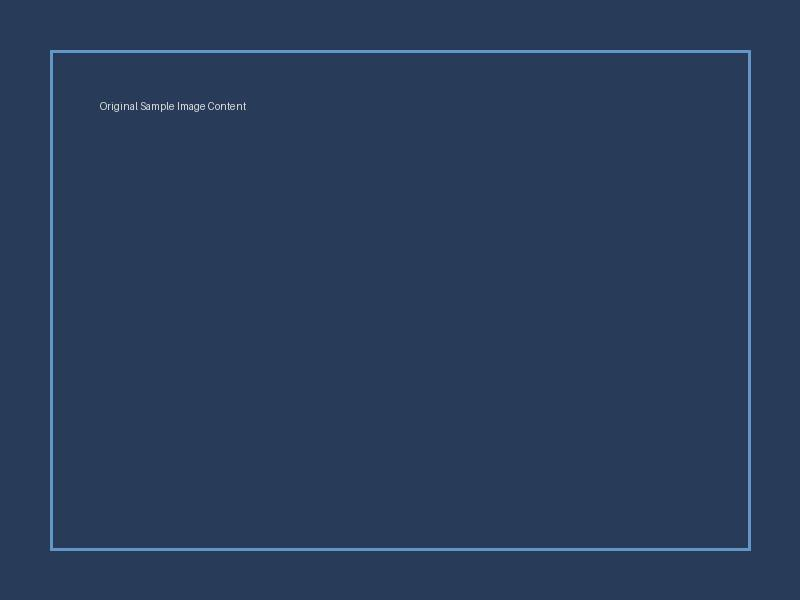
#> input picture test_data/sample.jpg, 800 x 600 px
$ python test_thumbnail.py
#> lines starting #> are read from the running program, lines starting #| are printed output that depends on the picture
### engine/thumbnail_processor.py
import os
import math
import subprocess
from typing import List, Tuple, Dict, Any, Optional
import numpy as np
from PIL import Image, ImageDraw, ImageFont, ImageColor, ImageOps, ImageFilter, ImageEnhance
from .models import WatermarkConfig
from .font_manager import get_font
from .video_processor import get_video_info

ASPECT_RATIOS = {
    "16:9": (1920, 1080),
    "9:16": (1080, 1920),
    "1:1": (1080, 1080),
    "4:5": (1080, 1350),
    "3:4": (1080, 1440),
    "4:3": (1440, 1080),
}

# [69 lines left out: functions hex_to_rgba, extract_frames_at_timestamps, get_grid_candidate_timestamps, not called in this run]


def extract_grid_candidates(
    video_path: str,
    output_dir: str,
    file_prefix: str,
    count: int = 9,
    start_sec: float = 0.0,
    end_sec: Optional[float] = None,
    duration: Optional[float] = None,
) -> List[Dict[str, Any]]:
    """Extract evenly-spaced candidates, reusing duration when the video was audited."""
    if duration is None:
        duration = get_video_info(video_path)["duration"]
    timestamps = get_grid_candidate_timestamps(duration, count, start_sec, end_sec)
    return extract_frames_at_timestamps(video_path, timestamps, output_dir, file_prefix)

def fit_image_to_aspect(
    image: Image.Image,
    target_aspect: str = "16:9",
    fit_mode: str = "fill", # "fill" (crop to center), "fit" (letterbox with blur), "stretch"
    resolution_scale: int = 1,
) -> Image.Image:
    """Scales and crops/letterboxes image to exact target aspect ratio with high quality."""
    if target_aspect not in ASPECT_RATIOS:
        return image

    resolution_scale = max(1, min(2, int(resolution_scale)))
    base_w, base_h = ASPECT_RATIOS[target_aspect]
    target_w, target_h = base_w * resolution_scale, base_h * resolution_scale
    target_ratio = target_w / target_h
    orig_w, orig_h = image.size
    orig_ratio = orig_w / orig_h

    if fit_mode == "stretch":
        return image.resize((target_w, target_h), Image.Resampling.LANCZOS)

    if fit_mode == "fill":
        # Zoom & center-crop to fill canvas without black bars
        if orig_ratio > target_ratio:
            # Original is wider than target: fit height, crop width
            new_h = target_h
            new_w = int(orig_w * (target_h / orig_h))
            resized = image.resize((new_w, new_h), Image.Resampling.LANCZOS)
            left = (new_w - target_w) // 2
            return resized.crop((left, 0, left + target_w, target_h))
        else:
            # Original is taller than target: fit width, crop height
            new_w = target_w
            new_h = int(orig_h * (target_w / orig_w))
            resized = image.resize((new_w, new_h), Image.Resampling.LANCZOS)
            top = (new_h - target_h) // 2
            return resized.crop((0, top, target_w, top + target_h))

    # fit_mode == "fit" (letterbox with blurred background of the same image)
    bg = image.resize((target_w, target_h), Image.Resampling.LANCZOS).filter(ImageFilter.GaussianBlur(radius=25))
    # Dim background slightly
    dimmer = Image.new("RGBA", (target_w, target_h), (0, 0, 0, 90))
    bg.paste(dimmer, (0, 0), dimmer)

    # Scale original image to fit within bounds
    scale = min(target_w / orig_w, target_h / orig_h)
    fw, fh = int(orig_w * scale), int(orig_h * scale)
    fg = image.resize((fw, fh), Image.Resampling.LANCZOS)

    dest_x = (target_w - fw) // 2
    dest_y = (target_h - fh) // 2
    bg.paste(fg, (dest_x, dest_y))
    return bg

def apply_image_enhancements(
    image: Image.Image,
    brightness: float = 1.0, # 0.5 to 1.5
    contrast: float = 1.0,   # 0.5 to 1.5
    saturation: float = 1.0, # 0.0 to 2.0 (color pop!)
    vignette_amount: float = 0.0 # 0.0 to 1.0
) -> Image.Image:
    """Applies visual color/contrast grading and optional edge vignette."""
    working = image.convert("RGB")

    if abs(brightness - 1.0) > 0.01:
        working = ImageEnhance.Brightness(working).enhance(brightness)
    if abs(contrast - 1.0) > 0.01:
        working = ImageEnhance.Contrast(working).enhance(contrast)
    if abs(saturation - 1.0) > 0.01:
        working = ImageEnhance.Color(working).enhance(saturation)

    if vignette_amount > 0.01:
        amt = vignette_amount / 100.0 if vignette_amount > 1.0 else vignette_amount
        amt = max(0.0, min(1.0, amt))
        w, h = working.size
        y = np.linspace(-1.0, 1.0, h, dtype=np.float32)[:, None]
        x = np.linspace(-1.0, 1.0, w, dtype=np.float32)[None, :]
        dist = np.sqrt(x * x + y * y) / math.sqrt(2.0)
        falloff = np.clip((dist - 0.35) / 0.65, 0.0, 1.0) ** 1.8
        gain = 1.0 - (amt * 0.85) * falloff
        arr = np.asarray(working, dtype=np.float32) * gain[:, :, None]
        working = Image.fromarray(np.clip(arr, 0, 255).astype(np.uint8), "RGB")

    return working

# [221 lines left out: functions render_storyboard_sheet, render_thumbnail_patch_text, render_thumbnail, not called in this run]

### test_thumbnail.py
import os
from PIL import Image
from engine.thumbnail_processor import (
    ASPECT_RATIOS,
    fit_image_to_aspect,
    apply_image_enhancements,
    render_storyboard_sheet,
    extract_grid_candidates,
    render_thumbnail
)

def test_thumbnail_engine():
    print("Testing Thumbnail Processor Engine...")
    os.makedirs("test_output/thumbs", exist_ok=True)

    # 1. Test aspect ratios
    test_img = Image.open("test_data/sample.jpg")
#> test_img is the input picture: PIL image 800x600 RGB; mean R, G, B 41, 60.5, 90.8
    for ar_name, (expected_w, expected_h) in ASPECT_RATIOS.items():
        fitted = fit_image_to_aspect(test_img, target_aspect=ar_name, fit_mode="fill")
        assert fitted.size == (expected_w, expected_h), f"Aspect ratio {ar_name} size mismatch: {fitted.size} != {(expected_w, expected_h)}"
        print(f"✓ Aspect ratio {ar_name}: {fitted.size[0]}x{fitted.size[1]} verified")
#> this loop made 6 passes
#> pass 1, in test_thumbnail_engine, `fitted = fit_image_to_aspect(test_img, target_aspect=ar_name, fit_mode..`:
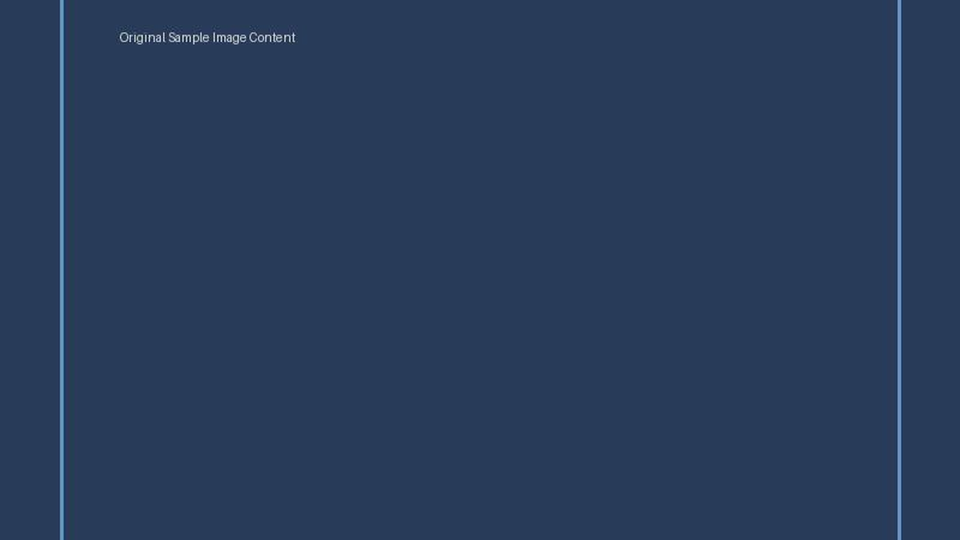
#> fitted: PIL image 1920x1080 RGB (shown at 1/2 size); mean R, G, B 40.6, 59.8, 89.9
#> pass 2, in test_thumbnail_engine, `fitted = fit_image_to_aspect(test_img, target_aspect=ar_name, fit_mode..`:
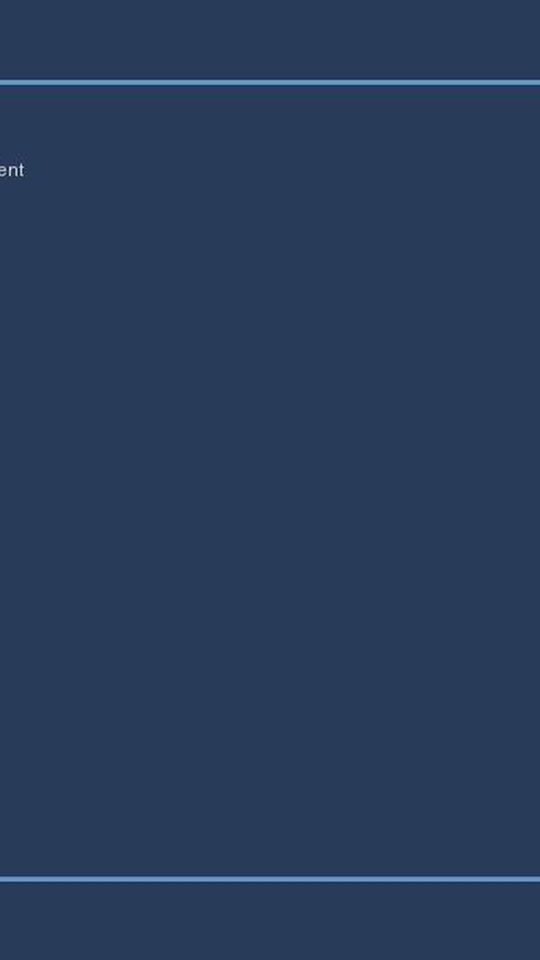
#> fitted: PIL image 1080x1920 RGB (shown at 1/2 size); mean R, G, B 40.6, 60, 90.2

    # 2. Test 3:4 ratio specifically
    fitted_3_4 = fit_image_to_aspect(test_img, target_aspect="3:4", fit_mode="fill")
#> in fit_image_to_aspect (call 7), `return resized.crop((left, 0, left + target_w, target_h))`:
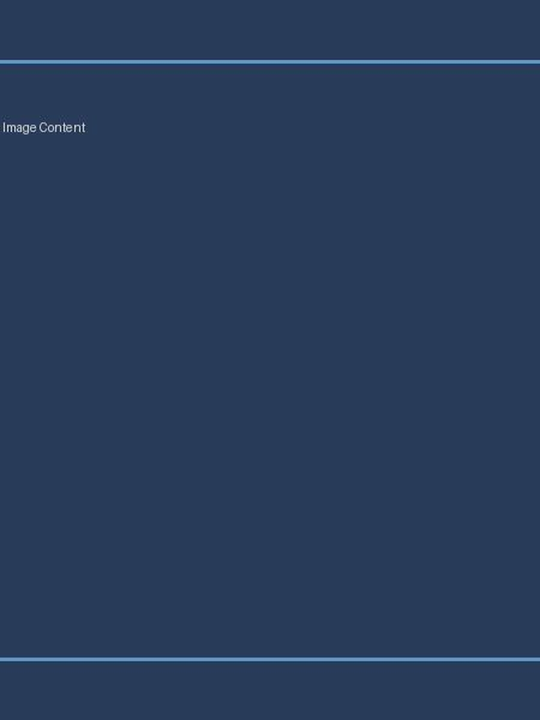
#> returned value: PIL image 1080x1440 RGB (shown at 1/2 size); mean R, G, B 40.7, 60, 90.2
    assert fitted_3_4.size == (1080, 1440)
    print("✓ 3:4 ratio (1080x1440) verified")

    # 3. Test Enhancements & Vignette
    enhanced = apply_image_enhancements(test_img, brightness=1.1, contrast=1.2, saturation=1.4, vignette_amount=0.6)
#> in apply_image_enhancements, `working = ImageEnhance.Contrast(working).enhance(contrast)`:
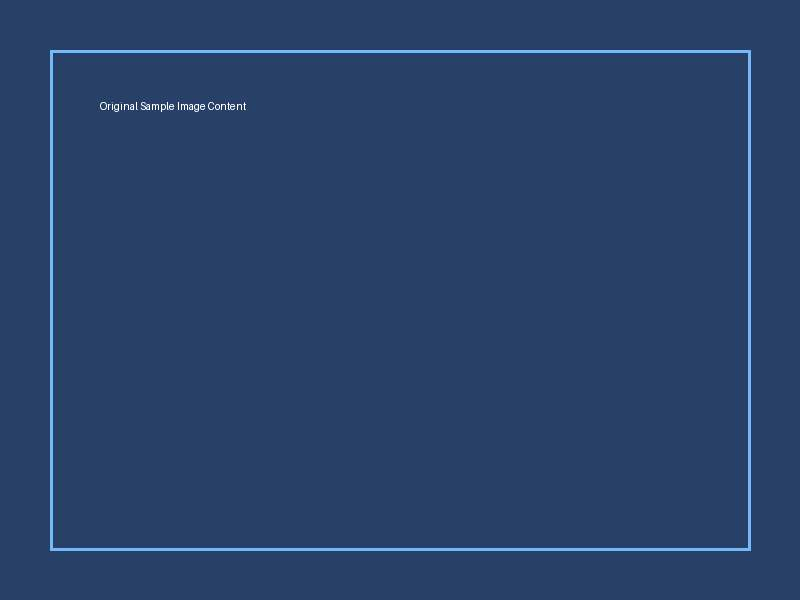
#> working: PIL image 800x600 RGB; mean R, G, B 41.3, 66, 105.4
#> in apply_image_enhancements, `working = ImageEnhance.Color(working).enhance(saturation)`:
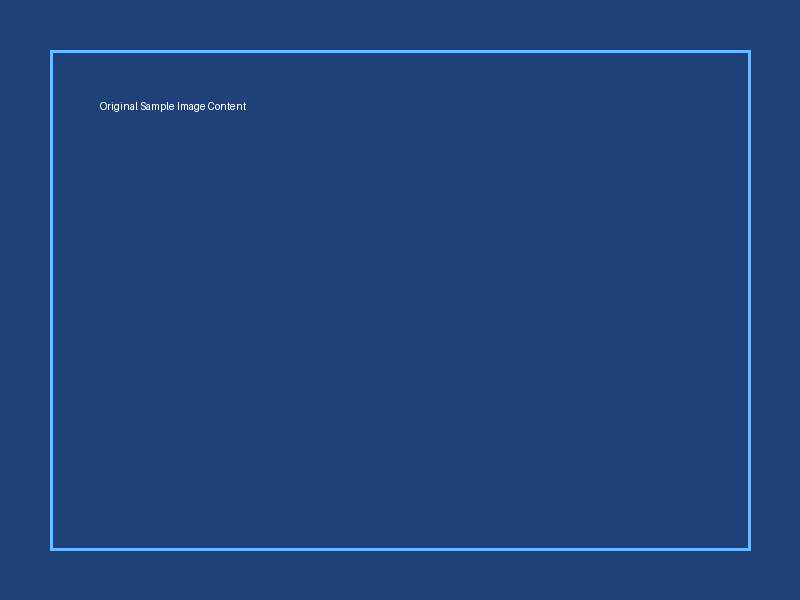
#> working: PIL image 800x600 RGB; mean R, G, B 32, 67, 121.6
#> in apply_image_enhancements, `arr = np.asarray(working, dtype=np.float32) * gain[:, :, None]`:
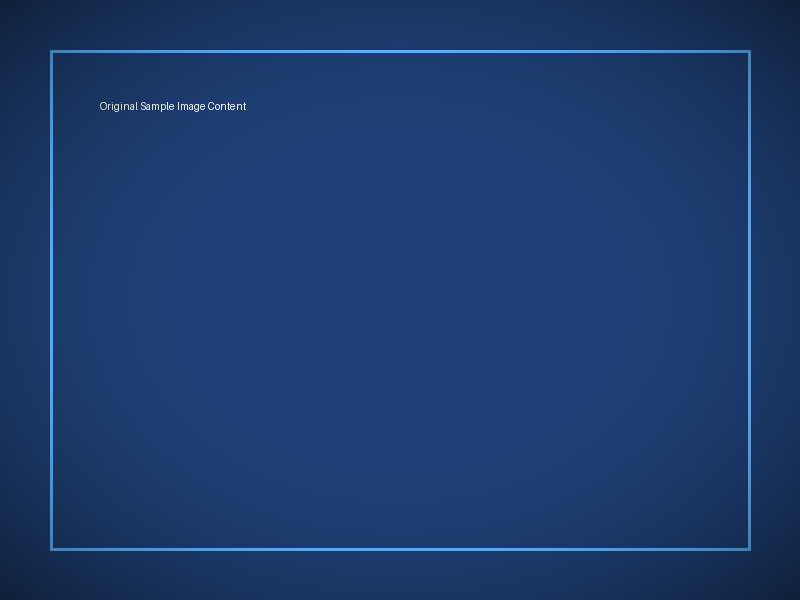
#> arr: shape (600, 800, 3) float32; mean R, G, B 28.8, 60.1, 109.5
    enhanced.save("test_output/thumbs/enhanced.jpg", quality=98)
    assert os.path.exists("test_output/thumbs/enhanced.jpg")
    print("✓ Enhancements & Vignette verified")

    # 4. Test candidate frame extraction with intervals
    video_path = "test_data/sample_video.mp4"
    candidates = extract_grid_candidates(
        video_path=video_path,
        output_dir="test_output/thumbs",
        file_prefix="cand",
        count=9, # 3x3
        start_sec=0.2,
        end_sec=1.8
    )
    assert len(candidates) == 9, f"Expected 9 candidates, got {len(candidates)}"
    print(f"✓ Extracted {len(candidates)} candidate frames in interval 0.2s - 1.8s")

    # 5. Test Storyboard 3x3 sheet
    frame_files = [c["file_path"] for c in candidates]
    sheet = render_storyboard_sheet(frame_files, rows=3, cols=3, target_aspect="16:9")
    sheet.save("test_output/thumbs/storyboard_3x3.jpg", quality=98)
    assert os.path.exists("test_output/thumbs/storyboard_3x3.jpg")
    print("✓ 3x3 Storyboard contact sheet rendered")

    # 6. Test Full Thumbnail with Thick Stroke, Shadow & Badge
    out_thumb = "test_output/thumbs/final_thumbnail_16_9.jpg"
    render_thumbnail(
        base_image_path=frame_files[4], # Use 5th candidate frame
        output_path=out_thumb,
        aspect_ratio="16:9",
        fit_mode="fill",
        adjustments={"saturation": 1.3, "contrast": 1.15, "vignette": 0.4},
        text_items=[
            {
                "text": "SHOCKING REVEAL!",
                "font_family": "Impact",
                "font_size": 110,
                "color": "#ffee00",
                "stroke_width": 10,
                "stroke_color": "#000000",
                "shadow_enabled": True,
                "shadow_offset": 8,
                "custom_x": 0.5,
                "custom_y": 0.78,
                "bg_enabled": True,
                "bg_color": "#ff0000",
                "bg_opacity": 0.9,
                "bg_padding": 20,
                "bg_radius": 14,
                "rotation": -3.0
            }
        ],
        stickers=[
            {
                "image_filename": "logo.png",
                "scale_percent": 18.0,
                "custom_x": 0.15,
                "custom_y": 0.22,
                "rotation": 10.0
            }
        ],
        uploads_dir="test_data"
    )
    assert os.path.exists(out_thumb)
    print(f"✓ Full Thumbnail rendered: {out_thumb} (Size: {os.path.getsize(out_thumb)} bytes)")

    print("\n==============================================")
    print("ALL THUMBNAIL ENGINE TESTS PASSED PERFECTLY! 🚀")
    print("==============================================\n")

if __name__ == "__main__":
    test_thumbnail_engine()
#> (the call stopped at in extract_grid_candidates, `duration = get_video_info(video_path)["duration"]`: engine is not available in this run)
